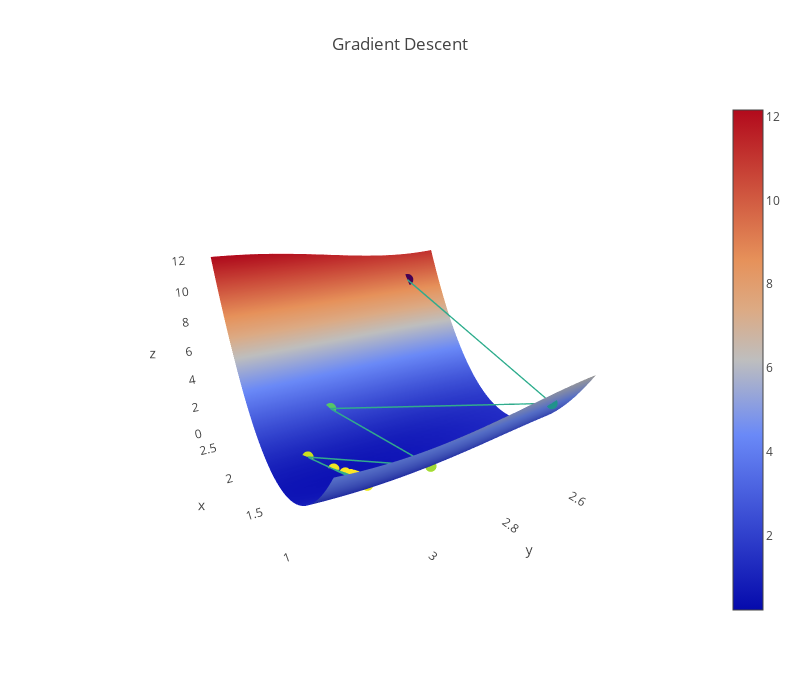

The notebook cell saved with this chart:
### Code cell
# Run me to see a 3D plot (gradient descent with static alpha)
plot_3d(ts[:, 0], ts[:, 1], loss, l2_loss, sin_model, x, y)
